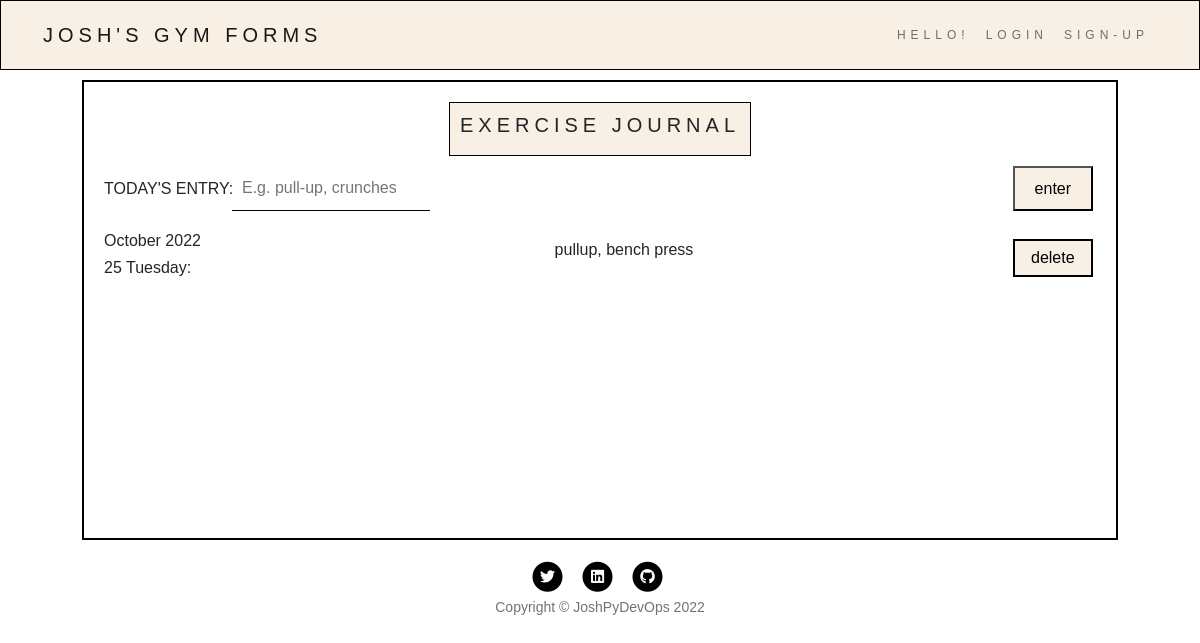
The page /journal on the database as committed earlier.
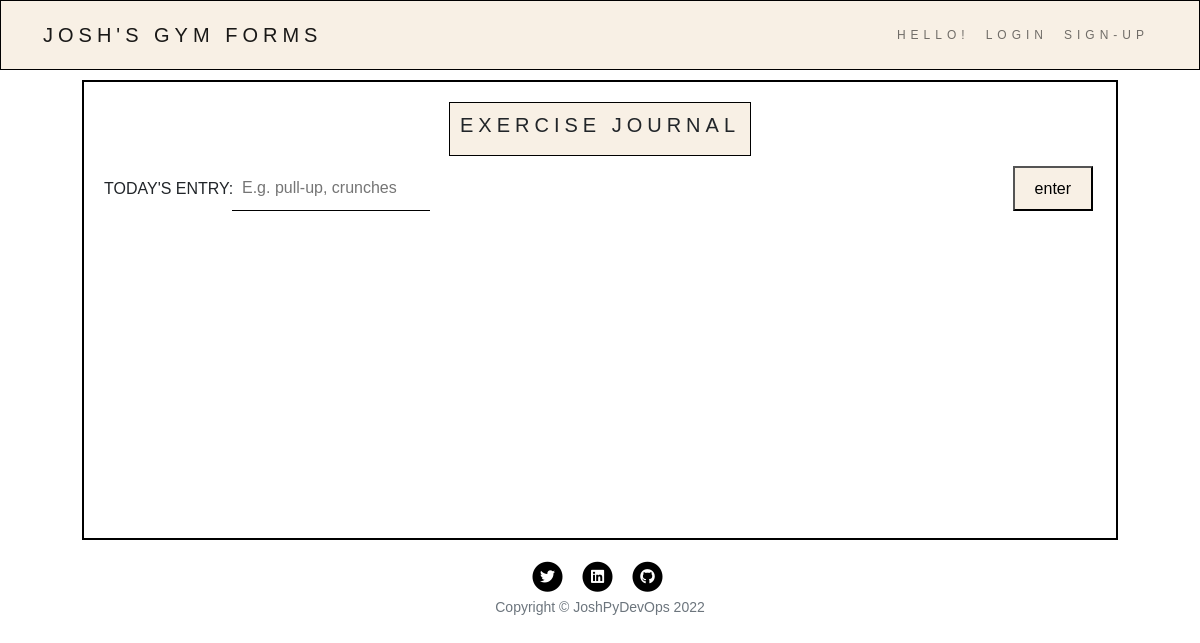
The same page on the database as committed later.
### main.py (models this page shows)
class GymJournal(db.Model):
    __tablename__ = "journal_posts"
    id = db.Column(db.Integer, primary_key=True)
    author_id = db.Column(db.Integer, db.ForeignKey("user_details.id"))
    author = relationship("User", back_populates="posts")
    month = db.Column(db.String(250), nullable=False)
    day = db.Column(db.String(250), nullable=False)
    body = db.Column(db.Text, nullable=False)

### main.py (the view, shortened to what this page needs)
@app.route("/journal", methods=["GET", "POST"])
def show_journal():
    all_posts = GymJournal.query.all()
    print(f"All posts: {all_posts}")
    return render_template("new-diary.html", posts=all_posts, current_user=current_user)

### templates/new-diary.html
{% block content %}
{% include "new-header.html" %}
    <div class="container">
        <div class="diary-page">
            <div class="diary-title"><h5>EXERCISE JOURNAL</h5></div>
            <div class="diary-entry">
                <form class="test-form" action="{{url_for('show_journal')}}" method="POST">
                    <div class="diary-form">
                    <label>TODAY'S ENTRY:</label>
                    <input type="text" name="entry" placeholder="E.g. pull-up, crunches" autofocus>
                        </div>
                    <button class="d-submit" type="submit">enter</button>
                </form>
            </div>
            <div class="diary-content">
                 {% for post in posts %}
                <div class="diary-content-item-wrapper">
                    <div class="diary-content-item"><h6>{{post.month}}</h6>
                        <h6>{{post.day}}:</h6></div>
                    <div><p>{{post.body}}</p></div>
                <a type="button" href="{{url_for('delete_post', post_id=post.id) }}">delete</a>
            </div>
                {% endfor %}
        </div>
        </div>
    </div>
{% include "new-footer.html" %}
{% endblock %}

### templates/new-header.html (shortened to what this page needs)
<!DOCTYPE html>
<html lang="en">
<head>
    <link href="https://cdn.jsdelivr.net/npm/bootstrap@5.1.3/dist/css/bootstrap.min.css" rel="stylesheet">
    <link rel="stylesheet" href="{{ url_for('static', filename='css/new-styles.css')}}">
</head>
<body>
  <div class="my-nav-container">
    <nav class="navbar navbar-expand-lg navbar-light bg-light">
        <div class="container-fluid">
          <a class="navbar-brand" href="#">Josh's Gym Forms</a>
          <div class="collapse navbar-collapse justify-content-end" id="navbarText">
            <ul class="navbar-nav ">
              <li class="nav-item">
                <a class="nav-link" id="my-hello-button" href="#">Hello!</a>
              </li>
                {% if not current_user.is_authenticated: %}
              <li class="nav-item">
                <a class="nav-link" href="{{ url_for('login') }}">Login</a>
              </li>
              <li class="nav-item">
                <a class="nav-link" href="{{ url_for('register') }}">Sign-Up</a>
              </li>
                {% endif %}
            </ul>
          </div>
        </div>
      </nav>
</div>

### templates/new-footer.html (shortened to what this page needs)
<footer>
    <div class="container">
      <div class="row">
        <div class="col-lg-8 col-md-10 mx-auto">
          <ul class="list-inline text-center my-footer-icon">
            <li class="list-inline-item">
              <a href="https://twitter.com/joshpydevops">
                <span class="fa-stack fa-lg">
                  <i class="fas fa-circle fa-stack-2x"></i>
                  <i class="fab fa-twitter fa-stack-1x fa-inverse"></i>
                </span>
              </a>
            </li>
            <li class="list-inline-item">
              <a href="https://www.linkedin.com/in/joshua-anyang">
                <span class="fa-stack fa-lg">
                  <i class="fas fa-circle fa-stack-2x"></i>
                  <i class="fab fa-linkedin fa-stack-1x fa-inverse"></i>
                </span>
              </a>
            </li>
            <li class="list-inline-item">
              <a href="https://github.com/joshuaanyang">
                <span class="fa-stack fa-lg">
                  <i class="fas fa-circle fa-stack-2x"></i>
                  <i class="fab fa-github fa-stack-1x fa-inverse"></i>
                </span>
              </a>
            </li>
          </ul>
          <p class="copyright text-muted">Copyright &copy; JoshPyDevOps 2022</p>
        </div>
      </div>
    </div>
  </footer>
</body>
</html>

### static/css/new-styles.css (style rules this page uses)
* { padding: 0; box-sizing: border-box; }
body { height: 100%; margin: 0; font-family: 'Gill Sans', 'Gill Sans MT', Calibri, 'Trebuchet MS', sans-serif; }
a { color: black; }
.navigations ul, li { list-style: none; text-decoration: none; color: black; text-transform: uppercase; letter-spacing: 5px; font-size: 12px; transition: ease-in-out .4s; }
.my-nav-container a { text-decoration: none; color: black; text-transform: uppercase; letter-spacing: 5px; transition: ease-in-out .4s; }
.navbar-light { background-color:rgb(248, 240, 229) !important; }
.my-nav-container { border: solid 1px black; padding: 6px 30px; background-color:rgb(248, 240, 229) }
footer { padding: 20px 0; }
footer .list-inline { margin: 0; padding: 0; }
footer .copyright { font-size: 14px; margin-bottom: 0px; text-align: center; }
footer .my-footer-icon { margin-bottom: 5px; margin-top: 2px; }
.diary-page { border: solid 2px black; padding: 20px; margin: 10px 40px 0 40px; height: 460px; justify-content: center; }
.diary-title { border: solid 1px black; text-transform: uppercase; letter-spacing: 5px; padding: 10px; align-items: center; align-self:center; width: fit-content; text-align: center; margin: auto; margin-bottom: 10px; background-color: rgb(248, 240, 229); }
.diary-entry { margin-bottom: 20px; width: 100%; }
.d-submit { padding: 5px; background-color: rgb(248, 240, 229); margin: 0; }
.diary-entry input { border: none; border-bottom: solid 1px ; padding: 10px; outline: none; width: 100%; }
.test-form { display: grid; grid-template-columns: auto 5rem; justify-content: space-between; padding-right: 0.2rem; }
.diary-form { align-items: center; width: 100%; }
.diary-form { display: grid; grid-template-columns: 8rem auto; }
.diary-form label { display: block; white-space: nowrap; }

Rows that differ between the two databases and show on the page:
removed GymJournal: month "October 2022", day "25 Tuesday", body "pullup, bench press"
